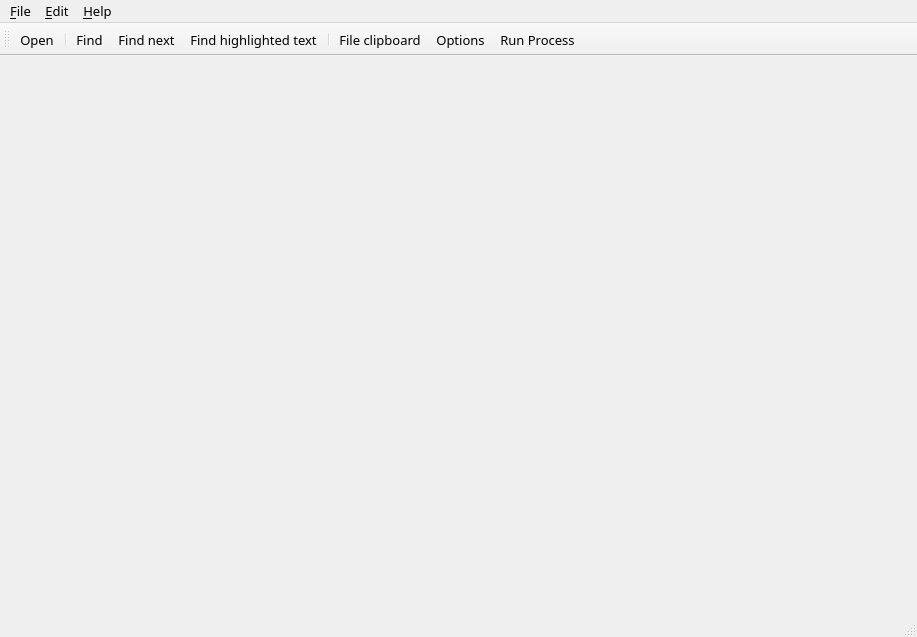
<?xml version="1.0" encoding="UTF-8"?>
<ui version="4.0">
 <class>MainWindow</class>
 <widget class="QMainWindow" name="MainWindow">
  <property name="geometry">
   <rect>
    <x>0</x>
    <y>0</y>
    <width>917</width>
    <height>637</height>
   </rect>
  </property>
  <property name="font">
   <font>
    <family>Sans Serif</family>
    <pointsize>10</pointsize>
    <italic>false</italic>
   </font>
  </property>
  <property name="focusPolicy">
   <enum>Qt::NoFocus</enum>
  </property>
  <property name="windowTitle">
   <string>ComBomb</string>
  </property>
  <property name="windowIcon">
   <iconset resource="ComBomb.qrc">
    <normaloff>:/images/ComBomb32.png</normaloff>:/images/ComBomb32.png</iconset>
  </property>
  <widget class="QWidget" name="centralWidget"/>
  <widget class="QMenuBar" name="menuBar">
   <property name="geometry">
    <rect>
     <x>0</x>
     <y>0</y>
     <width>917</width>
     <height>21</height>
    </rect>
   </property>
   <widget class="QMenu" name="menuFile">
    <property name="title">
     <string>&amp;File</string>
    </property>
    <addaction name="actionOpen"/>
    <addaction name="actionExit"/>
   </widget>
   <widget class="QMenu" name="menuHelp">
    <property name="title">
     <string>&amp;Help</string>
    </property>
    <addaction name="actionAbout_ComBomb"/>
   </widget>
   <widget class="QMenu" name="menuEdit">
    <property name="title">
     <string>&amp;Edit</string>
    </property>
    <addaction name="action_Find"/>
    <addaction name="actionFind_next"/>
    <addaction name="actionFind_highlighted_text"/>
    <addaction name="separator"/>
    <addaction name="actionCopy"/>
    <addaction name="actionPaste"/>
    <addaction name="actionSelect_All"/>
    <addaction name="action_Clear_scrollback"/>
    <addaction name="separator"/>
    <addaction name="actionFile_clipboard"/>
    <addaction name="action_Run_Process"/>
    <addaction name="separator"/>
    <addaction name="action_Options"/>
   </widget>
   <addaction name="menuFile"/>
   <addaction name="menuEdit"/>
   <addaction name="menuHelp"/>
  </widget>
  <widget class="QToolBar" name="mainToolBar">
   <attribute name="toolBarArea">
    <enum>TopToolBarArea</enum>
   </attribute>
   <attribute name="toolBarBreak">
    <bool>false</bool>
   </attribute>
   <addaction name="actionOpen"/>
   <addaction name="separator"/>
   <addaction name="action_Find"/>
   <addaction name="actionFind_next"/>
   <addaction name="actionFind_highlighted_text"/>
   <addaction name="separator"/>
   <addaction name="actionFile_clipboard"/>
   <addaction name="action_Options"/>
   <addaction name="action_Run_Process"/>
  </widget>
  <widget class="QStatusBar" name="statusBar"/>
  <action name="actionOpen">
   <property name="icon">
    <iconset resource="ComBomb.qrc">
     <normaloff>:/images/folder_star.png</normaloff>:/images/folder_star.png</iconset>
   </property>
   <property name="text">
    <string>&amp;Open</string>
   </property>
   <property name="toolTip">
    <string>Open new connection</string>
   </property>
  </action>
  <action name="actionExit">
   <property name="icon">
    <iconset resource="ComBomb.qrc">
     <normaloff>:/images/bomb.png</normaloff>:/images/bomb.png</iconset>
   </property>
   <property name="text">
    <string>E&amp;xit</string>
   </property>
  </action>
  <action name="actionAbout_ComBomb">
   <property name="icon">
    <iconset resource="ComBomb.qrc">
     <normaloff>:/images/ComBomb16.png</normaloff>:/images/ComBomb16.png</iconset>
   </property>
   <property name="text">
    <string>&amp;About ComBomb</string>
   </property>
   <property name="toolTip">
    <string>About ComBomb</string>
   </property>
  </action>
  <action name="actionCopy">
   <property name="icon">
    <iconset resource="ComBomb.qrc">
     <normaloff>:/images/page_copy.png</normaloff>:/images/page_copy.png</iconset>
   </property>
   <property name="text">
    <string>&amp;Copy</string>
   </property>
   <property name="toolTip">
    <string>Copy</string>
   </property>
  </action>
  <action name="actionPaste">
   <property name="icon">
    <iconset resource="ComBomb.qrc">
     <normaloff>:/images/page_paste.png</normaloff>:/images/page_paste.png</iconset>
   </property>
   <property name="text">
    <string>&amp;Paste</string>
   </property>
   <property name="toolTip">
    <string>Paste</string>
   </property>
  </action>
  <action name="actionSelect_All">
   <property name="enabled">
    <bool>false</bool>
   </property>
   <property name="icon">
    <iconset resource="ComBomb.qrc">
     <normaloff>:/images/check_box.png</normaloff>:/images/check_box.png</iconset>
   </property>
   <property name="text">
    <string>Select &amp;All</string>
   </property>
   <property name="toolTip">
    <string>Select All</string>
   </property>
  </action>
  <action name="actionFile_clipboard">
   <property name="icon">
    <iconset resource="ComBomb.qrc">
     <normaloff>:/images/clipboard_sign.png</normaloff>:/images/clipboard_sign.png</iconset>
   </property>
   <property name="text">
    <string>F&amp;ile clipboard</string>
   </property>
   <property name="toolTip">
    <string>Open File clipboard</string>
   </property>
  </action>
  <action name="action_Options">
   <property name="icon">
    <iconset resource="ComBomb.qrc">
     <normaloff>:/images/gear_in.png</normaloff>:/images/gear_in.png</iconset>
   </property>
   <property name="text">
    <string>&amp;Options</string>
   </property>
  </action>
  <action name="action_Run_Process">
   <property name="icon">
    <iconset resource="ComBomb.qrc">
     <normaloff>:/images/script_gear.png</normaloff>:/images/script_gear.png</iconset>
   </property>
   <property name="text">
    <string>&amp;Run Process</string>
   </property>
  </action>
  <action name="action_Clear_scrollback">
   <property name="icon">
    <iconset resource="ComBomb.qrc">
     <normaloff>:/images/page_refresh.png</normaloff>:/images/page_refresh.png</iconset>
   </property>
   <property name="text">
    <string>C&amp;lear scrollback</string>
   </property>
  </action>
  <action name="action_Find">
   <property name="icon">
    <iconset resource="ComBomb.qrc">
     <normaloff>:/images/find.png</normaloff>:/images/find.png</iconset>
   </property>
   <property name="text">
    <string>&amp;Find</string>
   </property>
   <property name="toolTip">
    <string>Find text</string>
   </property>
  </action>
  <action name="actionFind_next">
   <property name="icon">
    <iconset resource="ComBomb.qrc">
     <normaloff>:/images/find_next.png</normaloff>:/images/find_next.png</iconset>
   </property>
   <property name="text">
    <string>Find next</string>
   </property>
   <property name="toolTip">
    <string>Find next</string>
   </property>
   <property name="shortcut">
    <string>F3</string>
   </property>
  </action>
  <action name="actionFind_prev">
   <property name="icon">
    <iconset resource="ComBomb.qrc">
     <normaloff>:/images/find_prev.png</normaloff>:/images/find_prev.png</iconset>
   </property>
   <property name="text">
    <string>Find prev</string>
   </property>
   <property name="toolTip">
    <string>Find previous</string>
   </property>
   <property name="shortcut">
    <string>Shift+F3</string>
   </property>
  </action>
  <action name="actionFind_highlighted_text">
   <property name="icon">
    <iconset resource="ComBomb.qrc">
     <normaloff>:/images/find_under.png</normaloff>:/images/find_under.png</iconset>
   </property>
   <property name="text">
    <string>Find highlighted text</string>
   </property>
   <property name="shortcut">
    <string>Ctrl+F3</string>
   </property>
  </action>
 </widget>
 <layoutdefault spacing="6" margin="11"/>
 <resources>
  <include location="ComBomb.qrc"/>
 </resources>
 <connections/>
</ui>
